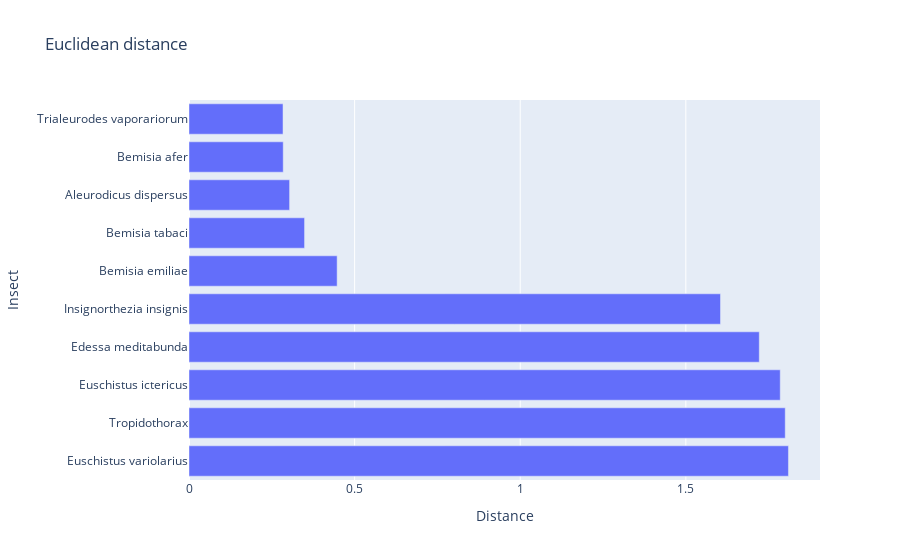

The notebook cell saved with this chart:
### Code cell
to_itter=data_to_count.sort_values('ed_result',ascending=True).reset_index(drop=True)[:10]

label=[]
degree=[]
for index,data in to_itter.sort_values('ed_result',ascending=False).reset_index(drop=True).iterrows():
    label.append(data.label)
    degree.append(data.ed_result)

fig = go.Figure(data=go.Bar(
    x=degree,
    y=label,
    orientation='h'
))

fig.update_layout(
    title='Euclidean distance',
    xaxis_title='Distance',
    yaxis_title='Insect'
)

fig.show()

### Figure 1 — Plotly figure (JSON) as saved in the notebook; plotly's stock layout.template omitted (floating-point values rounded to 4 significant figures)
{"data": [{"orientation": "h", "type": "bar", "x": [1.81, 1.8, 1.785, 1.722, 1.605, 0.4473, 0.3489, 0.3037, 0.2845, 0.2839], "y": ["Euschistus variolarius", "Tropidothorax", "Euschistus ictericus", "Edessa meditabunda", "Insignorthezia insignis", "Bemisia emiliae", "Bemisia tabaci", "Aleurodicus dispersus", "Bemisia afer", "Trialeurodes vaporariorum"]}], "layout": {"title": {"text": "Euclidean distance"}, "xaxis": {"title": {"text": "Distance"}}, "yaxis": {"title": {"text": "Insect"}}}}
